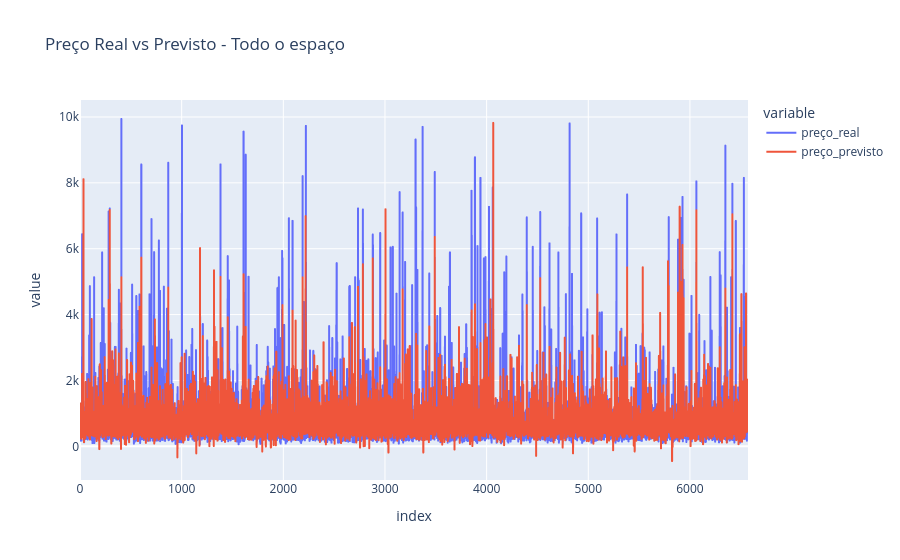

The code cell stored with this chart in its notebook:
### Markdown cell above
Outlier grande em valores máximos para comparado com o terceiro quartil (75% da base de dados), como pode ser visto, e pode estar estragando a regressão ou o teste.

### Code cell
import pandas as pd
import plotly.express as px

nome_do_grupo = 'Todo o espaço' 

y_real = predicoes_pricing[CASO]['lasso'][nome_do_grupo]['y_test']
y_previsto = predicoes_pricing[CASO]['lasso'][nome_do_grupo]['y_pred']

df_grupo_original = dfs_por_quartos[nome_do_grupo].dropna()
X_grupo = df_grupo_original.drop(columns=['price_cleaned'])
y_grupo = df_grupo_original['price_cleaned'].values

_, X_test_grupo, _, _ = train_test_split(
    X_grupo, y_grupo, test_size=0.2, random_state=RANDOM_SEED
)

df_grupo = pd.DataFrame({
    'id_imovel': X_test_grupo['id'], 
    'preço_real': y_real,            
    'preço_previsto': y_previsto     
})

df_grupo.reset_index(drop=True, inplace=True)
df_grupo['erro (%)'] = ((df_grupo['preço_real'] - df_grupo['preço_previsto']).abs() / df_grupo['preço_real'])*100

fig = px.line(df_grupo, y=['preço_real', 'preço_previsto'], 
              title=f"Preço Real vs Previsto - {nome_do_grupo}")
fig.show()

print(f"Exemplos com erro >= 10% para {nome_do_grupo}:")
print(df_grupo[df_grupo['erro (%)'] >= 10].head())

### Figure 1 — Plotly figure (JSON) as saved in the notebook; plotly's stock layout.template omitted (floating-point values rounded to 4 significant figures; data arrays with more than 128 entries replaced by an {"elided": "..."} marker saying what was removed)
{"data": [{"hovertemplate": "variable=preço_real<br>index=%{x}<br>value=%{y}<extra></extra>", "legendgroup": "preço_real", "line": {"color": "#636efa", "dash": "solid"}, "marker": {"symbol": "circle"}, "mode": "lines", "name": "preço_real", "showlegend": true, "type": "scattergl", "x": {"elided": "6572 int values"}, "xaxis": "x", "y": {"elided": "6572 float values"}, "yaxis": "y"}, {"hovertemplate": "variable=preço_previsto<br>index=%{x}<br>value=%{y}<extra></extra>", "legendgroup": "preço_previsto", "line": {"color": "#EF553B", "dash": "solid"}, "marker": {"symbol": "circle"}, "mode": "lines", "name": "preço_previsto", "showlegend": true, "type": "scattergl", "x": {"elided": "6572 int values"}, "xaxis": "x", "y": {"elided": "6572 float values"}, "yaxis": "y"}], "layout": {"legend": {"title": {"text": "variable"}, "tracegroupgap": 0}, "title": {"text": "Preço Real vs Previsto - Todo o espaço"}, "xaxis": {"anchor": "y", "domain": [0, 1], "title": {"text": "index"}}, "yaxis": {"anchor": "x", "domain": [0, 1], "title": {"text": "value"}}}}
